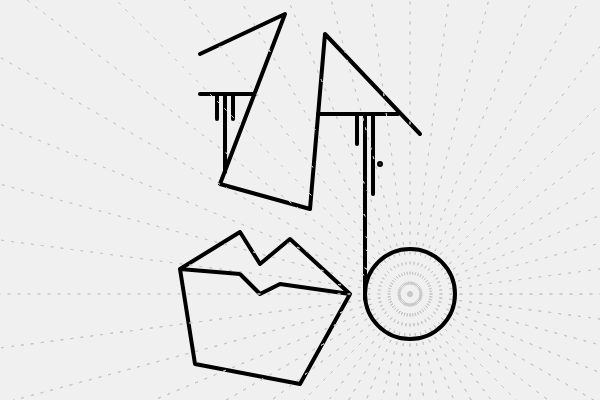
Frame 1 (no input)
Frame 2 (the mouse pressed at the canvas centre, redrawn once): identical to frame 1, image omitted

The p5.js sketch that drew this single still picture (run headless with seeded random() and noise() and a simulated clock; the mouse was pressed at the canvas centre and the sketch redrawn once):

// p5.js sketch
// ── sketch.js
function setup() {
  createCanvas(600, 400);
  noFill();
  stroke(0);
  strokeWeight(4);
  strokeJoin(ROUND);
}

function draw() {
  background(240);
  
  push();
  translate(50, -66);

  // --- 1. 얼굴 전체 구조 (연결된 폴리라인 및 겹치는 선) ---
  beginShape();
  
  // 왼쪽 눈썹에서 코로 이어지는 라인
  vertex(150, 120); // 왼쪽 눈썹 시작
  vertex(235, 80);  // 눈썹 정점
  vertex(170, 250); // 코 왼쪽 선
  vertex(260, 275); // 코 밑선
  vertex(275, 100); // 코 오른쪽 선 (상승)
  
  // 오른쪽 눈썹으로 연결
  vertex(370, 200); 
  endShape();

  // 왼쪽 눈 (폴리라인 겹치도록 배치)
  line(150, 160, 205, 160); // 눈 윗선
  line(167, 160, 167, 185); // 눈물 1
  line(175, 160, 175, 238); // 눈물 2
  line(183, 160, 183, 185);// 눈물 3

  // 오른쪽 눈
  line(268, 180, 348, 180); // 눈 윗선
  line(307, 180, 307, 210); // 눈물 1
  line(315, 180, 315, 365); // 눈물 2
  line(323, 180, 323, 260); // 눈물 3  
  
  // 오른쪽 눈물점
fill(1); // 점의 안을 까맣게 칠
  ellipse(330, 230, 2, 2)
  noFill(); //
  
  // 입 (하단 폴리라인 구조)
  beginShape();
  vertex(130, 335); // 입 왼쪽 끝
  vertex(190, 298); // 윗입술 산 1
  vertex(210, 330); // 윗입술 골
  vertex(240, 305); // 윗입술 산 2
  vertex(300, 360); // 입 오른쪽 끝
  vertex(230, 350);
  vertex(210, 360); // 입 내부 라인
  vertex(190, 340);  
  vertex(130, 335); // 닫기
  
  // 아랫입술 라인 연결
  vertex(145, 430); 
  vertex(250, 450); 
  vertex(300, 360); 
  endShape();

  // --- 2. 오른쪽 원 (완전히 분리된 형태) ---
  ellipse(360, 360, 90, 90);
  
  noLoop(); // 
  
  // 얇고 미세한 선들로 구성된 방사형 패턴을 구현.
  
  push();
  strokeWeight(1); 
  stroke(200, 300); // 회색에 약간의 투명도 부여
  
  // --- 패턴 중심 및 분포 조절 ---
  const centerX = 360; // 패턴의 중심을 캔버스 중앙
  const centerY = 360; 
  const linesCount = 120; // 선의 개수 (밀도)
  const segments = 50; // 점선의 마디 개수를 늘려 패턴이 더 멀리 퍼지도록
  const maxLength = 250; // 최대 길이
  const dashLength = 2; // 점선의 길이
  const spaceLength = 8; // 점선 사이의 간격을 늘려 패턴이 더 넓게 퍼지도록

  for (let i = 0; i < linesCount; i++) {
    const angle = i * (Math.PI * 5) / linesCount;
    let x = centerX;
    let y = centerY;
    
    for (let j = 0; j < segments; j++) {
      const nextX = x + Math.cos(angle) * dashLength;
      const nextY = y + Math.sin(angle) * dashLength;
      
      line(x, y, nextX, nextY);
      
      // 마스크(Masking)
      // 단순한 점선을 겹쳐서 그리는 방식으로 구현.
      
      x = nextX + Math.cos(angle) * spaceLength;
      y = nextY + Math.sin(angle) * spaceLength;
    }
  }
  pop();
}
